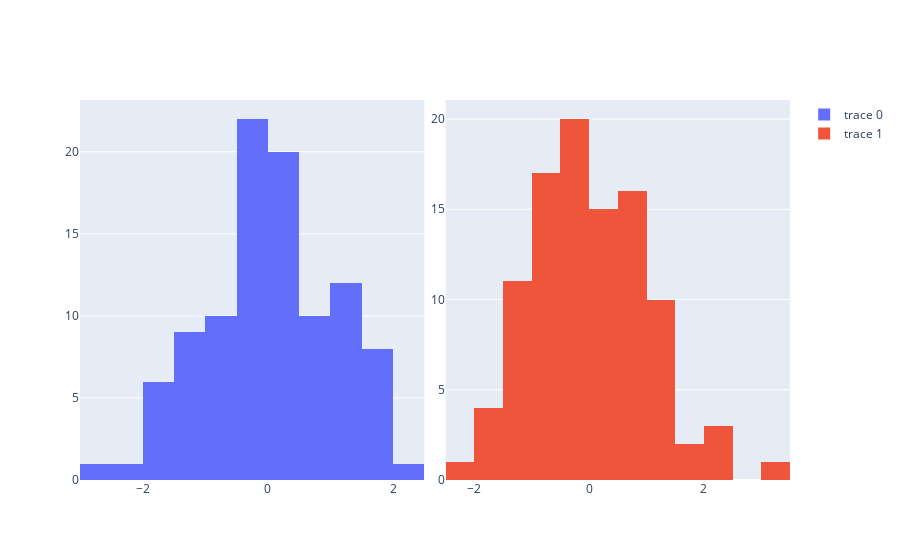

The cell this chart's notebook holds for it:
### Code cell
data = np.random.multivariate_normal([0, 0], [[1, 0.5], [0.5, 1]], 100)

figm = make_subplots(
    rows=1, cols=2,
    shared_xaxes=False,
    horizontal_spacing=0.03,
    specs=[
        [{"type": "scatter"},{"type": "scatter"}],
    ]
)
figm.add_traces(
    [
        go.Histogram(x=data[:, 0]),
        go.Histogram(x=data[:, 1])
    ],
    rows = [1,1],
    cols = [1,2]
)
